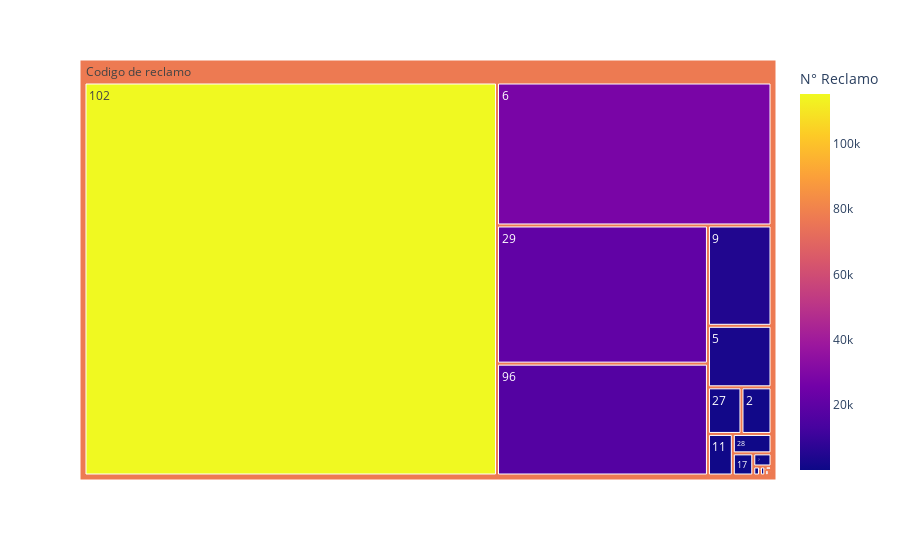

The notebook cell this image was saved under:
### Code cell
data_temp = datos_preprocessed.groupby(['Cod Servicio SBS']).agg({ 'N° Reclamo': "count"})
data_temp = data_temp.sort_values(by=['N° Reclamo'], ascending = False).reset_index()

fig = px.treemap(data_temp, path=[px.Constant('Codigo de reclamo'),'Cod Servicio SBS'], values='N° Reclamo',
                  color='N° Reclamo', hover_data=['Cod Servicio SBS'])
fig.show()

# Diagrama pie

### Figure 1 — Plotly figure (JSON) as saved in the notebook; plotly's stock layout.template omitted (floating-point values rounded to 4 significant figures)
{"data": [{"branchvalues": "total", "customdata": [[-1, 14], [2, 996], [5, 2780], [6, 27911], [7, 170], [8, 14], [9, 4535], [11, 735], [12, 34], [17, 322], [18, 12], [27, 1112], [28, 534], [29, 20724], [96, 16780], [102, 115291], [999, 43], ["(?)", 77150.0]], "domain": {"x": [0, 1], "y": [0, 1]}, "hovertemplate": "labels=%{label}<br>N° Reclamo_sum=%{value}<br>parent=%{parent}<br>id=%{id}<br>Cod Servicio SBS=%{customdata[0]}<br>N° Reclamo=%{color}<extra></extra>", "ids": ["Codigo de reclamo/-1", "Codigo de reclamo/2", "Codigo de reclamo/5", "Codigo de reclamo/6", "Codigo de reclamo/7", "Codigo de reclamo/8", "Codigo de reclamo/9", "Codigo de reclamo/11", "Codigo de reclamo/12", "Codigo de reclamo/17", "Codigo de reclamo/18", "Codigo de reclamo/27", "Codigo de reclamo/28", "Codigo de reclamo/29", "Codigo de reclamo/96", "Codigo de reclamo/102", "Codigo de reclamo/999", "Codigo de reclamo"], "labels": ["-1", "2", "5", "6", "7", "8", "9", "11", "12", "17", "18", "27", "28", "29", "96", "102", "999", "Codigo de reclamo"], "marker": {"coloraxis": "coloraxis", "colors": [14, 996, 2780, 27911, 170, 14, 4535, 735, 34, 322, 12, 1112, 534, 20724, 16780, 115291, 43, 77150.0]}, "name": "", "parents": ["Codigo de reclamo", "Codigo de reclamo", "Codigo de reclamo", "Codigo de reclamo", "Codigo de reclamo", "Codigo de reclamo", "Codigo de reclamo", "Codigo de reclamo", "Codigo de reclamo", "Codigo de reclamo", "Codigo de reclamo", "Codigo de reclamo", "Codigo de reclamo", "Codigo de reclamo", "Codigo de reclamo", "Codigo de reclamo", "Codigo de reclamo", ""], "type": "treemap", "values": [14, 996, 2780, 27911, 170, 14, 4535, 735, 34, 322, 12, 1112, 534, 20724, 16780, 115291, 43, 192007]}], "layout": {"coloraxis": {"colorbar": {"title": {"text": "N° Reclamo"}}, "colorscale": [[0, "#0d0887"], [0.1111, "#46039f"], [0.2222, "#7201a8"], [0.3333, "#9c179e"], [0.4444, "#bd3786"], [0.5556, "#d8576b"], [0.6667, "#ed7953"], [0.7778, "#fb9f3a"], [0.8889, "#fdca26"], [1, "#f0f921"]]}, "legend": {"tracegroupgap": 0}, "margin": {"t": 60}}}
